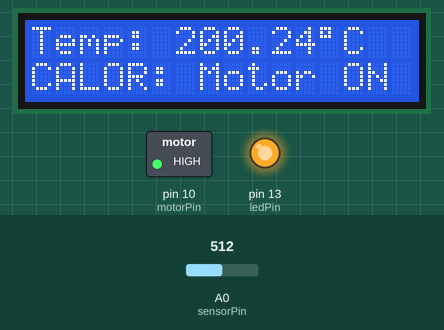
The sketch below on a simulated Arduino Uno, built with avr-gcc and run on an emulated ATmega328P. Parts: 16×2 character LCD, switched loads named in the sketch (green lamp = pin HIGH), output pins drawn as LEDs (lit = HIGH). Dashed ring = blinking. The inputs (shaded band) are chosen by the test bench; at power-on: A0 (sensorPin) = 512.

Above: at 2.2 s.
2.3 s: A0 (sensorPin) set to 165
At 3.7 s:
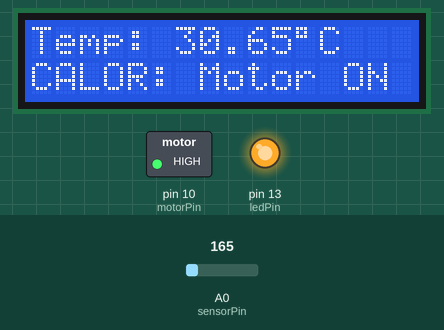
4.5 s: A0 (sensorPin) set to 142
At 5.6 s:
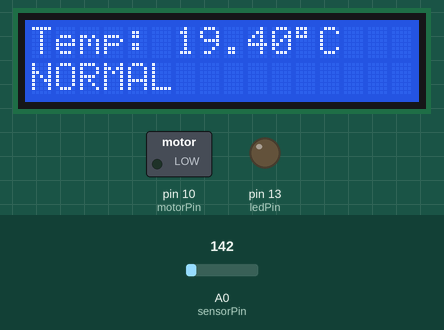
6.5 s: A0 (sensorPin) set to 114
At 7.5 s:
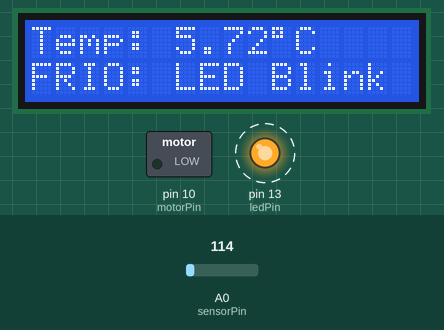
Timing chart, 0 to 16.6 s (numbered marks = the images above; inputs shaded):
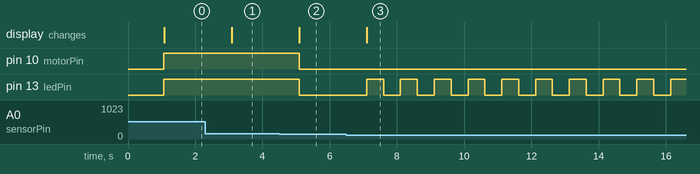

Measured:
- the behaviour switches between 154 and 153 on A0 (sensorPin) (found by bisection; images 1 and 2)
- the behaviour switches between 123 and 122 on A0 (sensorPin) (found by bisection; images 2 and 3)
- after the input at 2.3 s, the display: changes after 0.78 s (image 1)
- after the input at 4.5 s, pin 10 (motorPin), pin 13 (ledPin): HIGH → LOW after 0.59 s; the display: changes after 0.59 s (image 2)
- after the input at 6.5 s, pin 13 (ledPin): alternates HIGH for 0.50 s and LOW for 0.50 s, starting after 0.60 s; the display: changes after 0.60 s (image 3)

The sketch:

LCD_temp.ino
```cpp
#include <LiquidCrystal.h>

LiquidCrystal lcd(12, 11, 5, 4, 3, 2);

const int sensorPin = A0;
const int ledPin = 13;
const int motorPin = 10;

float temperatura = 0;

void setup() {
  lcd.begin(16, 2);
  pinMode(ledPin, OUTPUT);
  pinMode(motorPin, OUTPUT);
  lcd.print("Iniciando...");
  delay(1000);
  lcd.clear();
}

void loop() {
  int lectura = analogRead(sensorPin);
  float voltaje = lectura * (5.0 / 1023.0);
  temperatura = (voltaje - 0.5) * 100.0;


  lcd.setCursor(0, 0);
  lcd.print("Temp: ");
  lcd.print(temperatura);
  lcd.print((char)223);
  lcd.print("C   ");


  if (temperatura <= 10) {

    digitalWrite(motorPin, LOW);


    lcd.setCursor(0, 1);
    lcd.print("FRIO: LED Blink ");
    digitalWrite(ledPin, HIGH);
    delay(500);
    digitalWrite(ledPin, LOW);
    delay(500);

  } else if (temperatura > 10 && temperatura <= 25) {

    digitalWrite(ledPin, LOW);
    digitalWrite(motorPin, LOW);

    lcd.setCursor(0, 1);
    lcd.print("NORMAL          ");
    delay(1000);

  } else if (temperatura >= 26) {

    digitalWrite(ledPin, HIGH);
    digitalWrite(motorPin, HIGH);

    lcd.setCursor(0, 1);
    lcd.print("CALOR: Motor ON ");
    delay(1000);
  }
}
```
